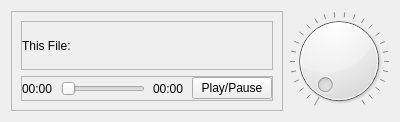
                   <widget class="QWidget" name="tab_4">
                    <attribute name="title">
                     <string>After Filtring</string>
                    </attribute>
                    <layout class="QHBoxLayout" name="horizontalLayout_13">
                     <item>
                      <widget class="QFrame" name="frame_13">
                       <property name="frameShape">
                        <enum>QFrame::StyledPanel</enum>
                       </property>
                       <property name="frameShadow">
                        <enum>QFrame::Raised</enum>
                       </property>
                       <layout class="QVBoxLayout" name="verticalLayout_11">
                        <item>
                         <widget class="QFrame" name="frame_14">
                          <property name="frameShape">
                           <enum>QFrame::StyledPanel</enum>
                          </property>
                          <property name="frameShadow">
                           <enum>QFrame::Raised</enum>
                          </property>
                          <layout class="QHBoxLayout" name="horizontalLayout_11">
                           <property name="spacing">
                            <number>0</number>
                           </property>
                           <property name="leftMargin">
                            <number>0</number>
                           </property>
                           <property name="topMargin">
                            <number>0</number>
                           </property>
                           <property name="rightMargin">
                            <number>0</number>
                           </property>
                           <property name="bottomMargin">
                            <number>0</number>
                           </property>
                           <item>
                            <widget class="QLabel" name="label_21">
                             <property name="sizePolicy">
                              <sizepolicy hsizetype="Preferred" vsizetype="Fixed">
                               <horstretch>0</horstretch>
                               <verstretch>0</verstretch>
                              </sizepolicy>
                             </property>
                             <property name="minimumSize">
                              <size>
                               <width>0</width>
                               <height>17</height>
                              </size>
                             </property>
                             <property name="text">
                              <string>This File:</string>
                             </property>
                            </widget>
                           </item>
                          </layout>
                         </widget>
                        </item>
                        <item>
                         <widget class="QFrame" name="frame_15">
                          <property name="sizePolicy">
                           <sizepolicy hsizetype="Preferred" vsizetype="Fixed">
                            <horstretch>0</horstretch>
                            <verstretch>0</verstretch>
                           </sizepolicy>
                          </property>
                          <property name="minimumSize">
                           <size>
                            <width>0</width>
                            <height>25</height>
                           </size>
                          </property>
                          <property name="frameShape">
                           <enum>QFrame::StyledPanel</enum>
                          </property>
                          <property name="frameShadow">
                           <enum>QFrame::Raised</enum>
                          </property>
                          <layout class="QHBoxLayout" name="horizontalLayout_12">
                           <property name="spacing">
                            <number>8</number>
                           </property>
                           <property name="leftMargin">
                            <number>0</number>
                           </property>
                           <property name="topMargin">
                            <number>0</number>
                           </property>
                           <property name="rightMargin">
                            <number>0</number>
                           </property>
                           <property name="bottomMargin">
                            <number>0</number>
                           </property>
                           <item>
                            <widget class="QLabel" name="label_22">
                             <property name="text">
                              <string>00:00</string>
                             </property>
                            </widget>
                           </item>
                           <item>
                            <widget class="QSlider" name="horizontalSlider_4">
                             <property name="orientation">
                              <enum>Qt::Horizontal</enum>
                             </property>
                            </widget>
                           </item>
                           <item>
                            <widget class="QLabel" name="label_23">
                             <property name="text">
                              <string>00:00</string>
                             </property>
                            </widget>
                           </item>
                           <item>
                            <widget class="QPushButton" name="pushButton_5">
                             <property name="text">
                              <string>Play/Pause</string>
                             </property>
                            </widget>
                           </item>
                          </layout>
                         </widget>
                        </item>
                       </layout>
                      </widget>
                     </item>
                     <item>
                      <widget class="QDial" name="dial_3">
                       <property name="pageStep">
                        <number>99</number>
                       </property>
                       <property name="tracking">
                        <bool>true</bool>
                       </property>
                       <property name="orientation">
                        <enum>Qt::Horizontal</enum>
                       </property>
                       <property name="wrapping">
                        <bool>false</bool>
                       </property>
                       <property name="notchesVisible">
                        <bool>true</bool>
                       </property>
                      </widget>
                     </item>
                    </layout>
                   </widget>
